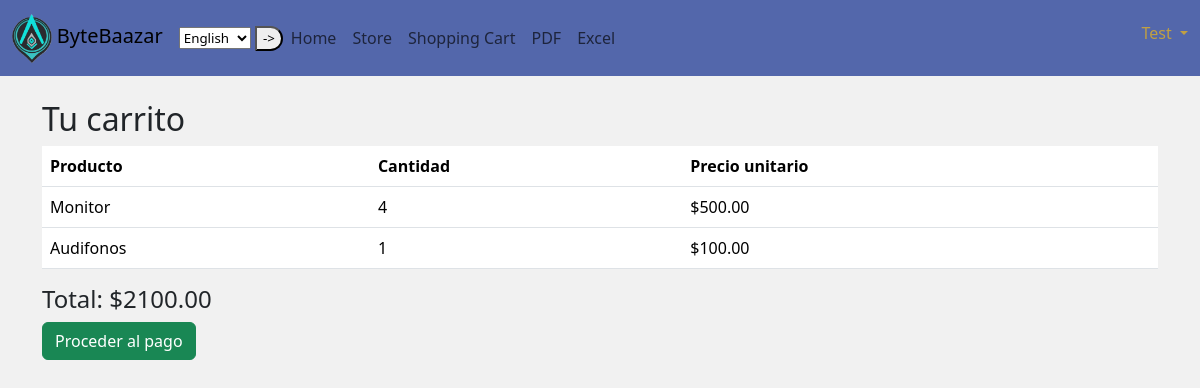
Page /cart/ (signed in) on the committed database.
### store/models.py (models this page shows, shortened)
class Customer(AbstractUser):
    phone = models.CharField(max_length=15, blank=True, null=True)
    address = models.TextField(blank=True, null=True)

class OrderItem(models.Model):
    order = models.ForeignKey(
        Order, on_delete=models.CASCADE, related_name="items")
    product = models.ForeignKey(Product, on_delete=models.CASCADE)
    quantity = models.PositiveIntegerField()

class Product(models.Model):
    name = models.CharField(max_length=255)
    description = models.TextField()
    price = models.DecimalField(max_digits=10, decimal_places=2)
    stock = models.PositiveIntegerField()
    image = models.ImageField(
        upload_to="store/products/", blank=True, null=True)
    category = models.ForeignKey(
        Category, on_delete=models.SET_NULL, null=True)

class Order(models.Model):
    customer = models.ForeignKey(Customer, on_delete=models.CASCADE)
    created_at = models.DateTimeField(auto_now_add=True)
    total_price = models.DecimalField(max_digits=10, decimal_places=2)
    status = models.CharField(max_length=20, choices=[
        ("pending", "Pendiente"),
        ("shipped", "Enviado"),
        ("delivered", "Entregado"),
        ("canceled", "Cancelado"),
    ], default="pending")

### store/views.py (the view)
# urls.py: path('cart/', CartView.as_view(), name='cart'),
class CartView(LoginRequiredMixin, TemplateView):
    template_name = 'store/cart.html'
    def get_context_data(self, **kwargs):
        context = super().get_context_data(**kwargs)
        order = Order.objects.filter(customer=self.request.user, status='pending').first()
        context['order'] = order
        return context

### store/templates/store/cart.html (shortened to what this page needs)
{% extends 'store/base.html' %}
{% block content %}
<div class="container mt-4">
    <h2>Tu carrito</h2>
    {% if order and order.items.all %}
        <table class="table">
            <thead>
                <tr>
                    <th>Producto</th>
                    <th>Cantidad</th>
                    <th>Precio unitario</th>
                </tr>
            </thead>
            <tbody>
                {% for item in order.items.all %}
                <tr>
                    <td>{{ item.product.name }}</td>
                    <td>{{ item.quantity }}</td>
                    <td>${{ item.product.price }}</td>
                </tr>
                {% endfor %}
            </tbody>
        </table>
        <h4>Total: ${{ order.total_price }}</h4>
        <a href="#" class="btn btn-success">Proceder al pago</a>
    {% else %}
        <p>Tu carrito está vacío.</p>
        <a href="{% url 'store' %}" class="btn btn-primary">Ir a la tienda</a>
    {% endif %}
</div>
{% endblock %}

### store/templates/store/base.html (shortened to what this page needs)
{% load static %}
{% load i18n %}
<!DOCTYPE html>
<html lang="en">
<head>
    <link href="https://cdn.jsdelivr.net/npm/bootstrap@5.3.3/dist/css/bootstrap.min.css" rel="stylesheet">
    <link rel="stylesheet" href="{% static 'store/app.css' %}">
</head>
<body>
    <nav class="navbar navbar-expand-lg">
        <div class="container-fluid">
          <a class="navbar-brand" href="{% url 'home' %}">
            <img src="{% static 'store/ByteBaazar-logo.png' %}" alt="Logo" height="50" class="d-inline-block">
            ByteBaazar
          </a>
          <form id="lang" action="{% url 'set_language' %}" method="post">
            {% get_current_language as LANGUAGE_CODE %}
            <select name="language">
              <option value="en" {% if LANGUAGE_CODE == 'en' %}selected{% endif %}>{% trans "English" %}</option>
            </select>
            <button type="submit">-></button>
          </form>
          <div class="collapse navbar-collapse" id="navbarSupportedContent">
            <ul class="navbar-nav me-auto mb-2 mb-lg-0">
              <li class="nav-item">
                <a class="nav-link" aria-current="page" href="{% url 'home' %}">{% translate "Home" %}</a>
              </li>
              <li class="nav-item">
                <a class="nav-link" href="{% url 'store' %}">{% translate "Store" %}</a>
              </li>
              {% if user.is_authenticated %}
              <li class="nav-item">
                <a class="nav-link" href="{% url 'cart' %}">Shopping Cart</a>
              </li>
              <li class="nav-item">
                <a class="nav-link" href="{% url 'product_report' 'pdf' %}">PDF</a>
              </li>
              <li class="nav-item">
                <a class="nav-link" href="{% url 'product_report' 'excel' %}">Excel</a>
              </li>
              {% endif %}
            </ul>
            {% if user.is_authenticated %}
              <h6 class="dropdown">
                <a class="nav-link dropdown-toggle" href="#" role="button" data-bs-toggle="dropdown" aria-expanded="false">
                  {{user.username}}
                </a>
              </h6>
            {% else %}
              <a class="nav-link m-2" href="{% url 'register' %}">{% translate "Register" %}</a>
              <a class="nav-link m-2" href="{% url 'login' %}">{% translate "Login" %}</a>
            {% endif %}
          </div>
        </div>
      </nav>
{% block content %}
{% endblock %}
</body>
</html>

### store/static/store/app.css (style rules this page uses)
:root { --baazar-blue : #30499cd0; --baazar-blue2 :#86b1fbd9; --baazar-yellow : #ffc107a3; --baazar-red : #D9534F; --baazar-green: #2abe4c; --baazar-khaki: #CDB599; --baazar-beige: #F8F9FA; --baazar-pink: #A08689; --baazar-gray: #F1F1F1; }
html { height: 100%; }
body { height: 100%; background-color: var(--baazar-gray); }
.navbar { background-color: var(--baazar-blue); color: var(--baazar-yellow); }
#lang { max-width: revert; margin: revert; padding: revert; border-radius: revert; box-shadow: revert; background: revert; }
#lang button { width: revert; padding: revert; background: revert; color: revert; border: revert; border-radius: revert; border-radius: 0px 25px 25px 0px; font-size: revert; cursor: revert; transition: background 0.3s ease-in-out; margin-left: 0px; }
#lang input, #lang select, #lang textarea { width: revert !important; padding: revert !important; margin-bottom: revert !important; border: revert !important; border-radius: revert !important; font-size: revert !important; transition: revert!important; margin-right: 0px; }

### rows in the picture
Customer: username "Test"
OrderItem: product.name "Monitor", quantity "4", product.price "500.00"
OrderItem: product.name "Audifonos", quantity "1", product.price "100.00"
Order: total_price "2100.00"
